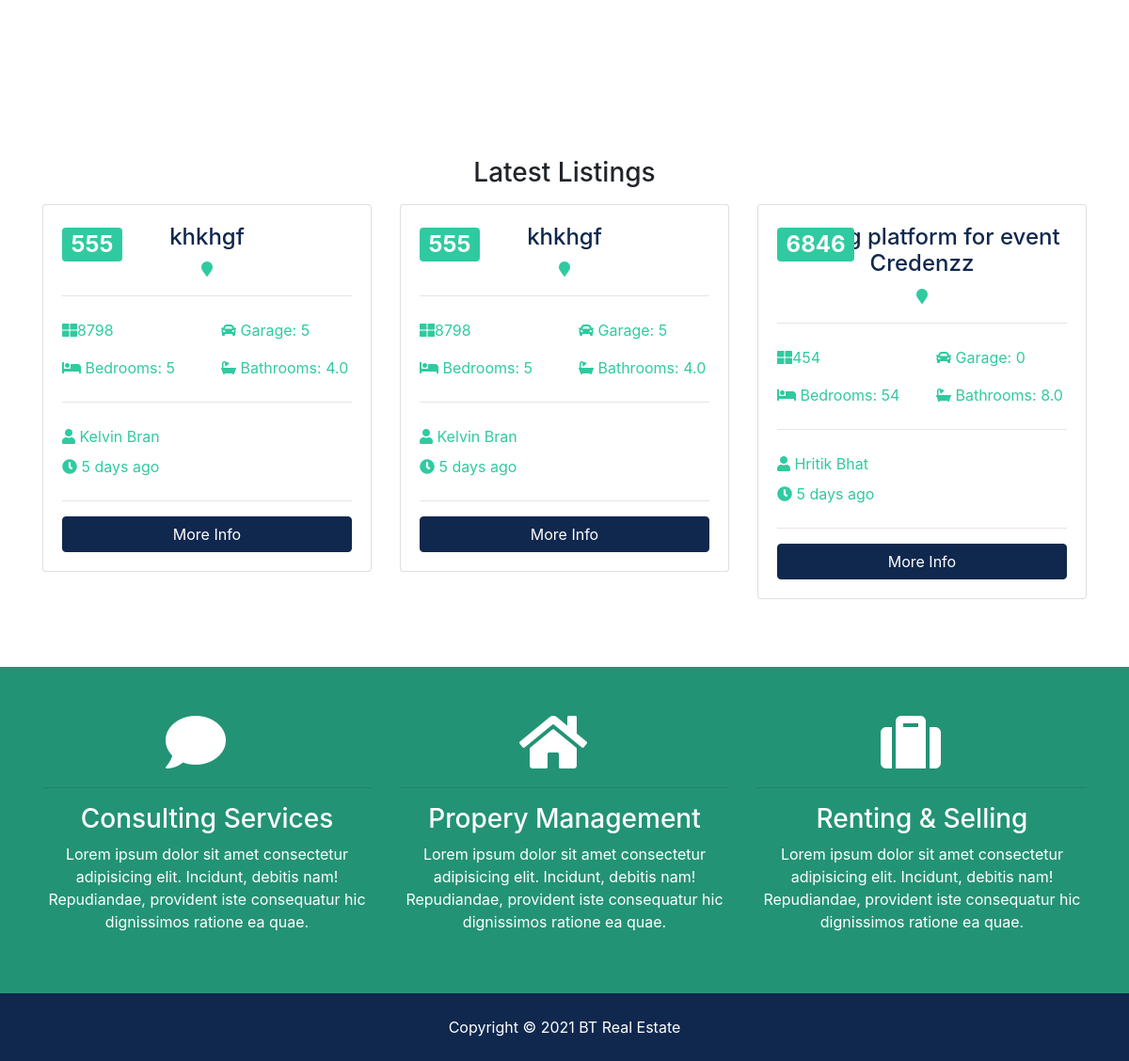
The app's page / (lower part), older data.
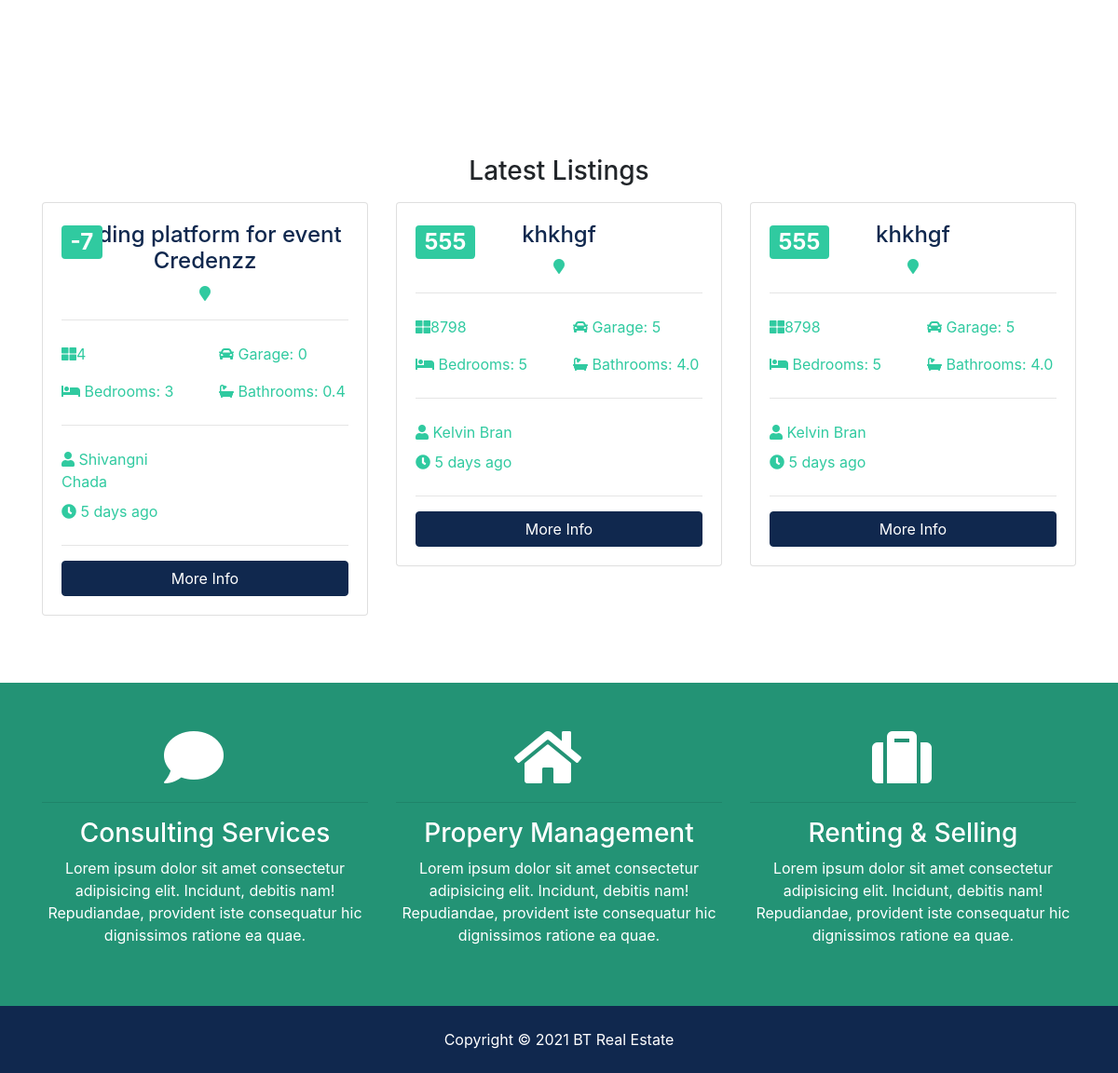
The same page, newer data.
### listings/models.py (models this page shows, shortened)
class Listings(models.Model):
    realtor=models.ForeignKey(Realtor,on_delete=models.DO_NOTHING)
    title=models.CharField(max_length=200)
    address=models.CharField(max_length=200)
    city=models.CharField(max_length=200)
    state=models.CharField(max_length=200)
    zipcode=models.CharField(max_length=200)
    description=models.CharField(max_length=200)
    price=models.IntegerField()
    bedrooms=models.IntegerField()
    bathrooms=models.DecimalField(max_digits=2, decimal_places=1)
    garage=models.IntegerField(default=0)
    sqft=models.IntegerField()
    lot_size=models.DecimalField(max_digits=5,decimal_places=1)
    photo_main=models.ImageField(upload_to='photos/%Y/%m/%d/')
    photo_1=models.ImageField(upload_to='photos/%Y/%m/%d/',blank=True)
    photo_2=models.ImageField(upload_to='photos/%Y/%m/%d/',blank=True)
    photo_3=models.ImageField(upload_to='photos/%Y/%m/%d/',blank=True)
    photo_4=models.ImageField(upload_to='photos/%Y/%m/%d/',blank=True)
    photo_5=models.ImageField(upload_to='photos/%Y/%m/%d/',blank=True)
    photo_6=models.ImageField(upload_to='photos/%Y/%m/%d/',blank=True)
    is_published=models.BooleanField(default=True)
    list_date=models.DateTimeField(default=datetime.now(),blank=True)

### realtors/models.py (models this page shows)
class Realtor(models.Model):
    name=models.CharField(max_length=200)
    photo=models.ImageField(upload_to='photos/%Y/%m/%d')
    description=models.TextField(blank=True)
    phone=models.CharField(max_length=20)
    email=models.CharField(max_length=50)
    is_mvp=models.BooleanField(default=False)
    hire_date=models.DateTimeField(default=datetime.now,blank=True)
    def __str__(self):
        return self.name

### pages/views.py (the view)
# urls.py: path('',views.index,name='listings'),
def index(request):
    list=Listings.objects.order_by('-list_date').filter(is_published=True)[:3]
    content={
        'liste':list
    }
    return  render(request,'pages/index.html',content)

### templates/pages/index.html (shortened to what this page needs)
{% extends 'base.html'%}
{% block content %}
<section id="showcase">
</section>
<section id="listings" class="py-5">
    <div class="container">
        <h3 class="text-center mb-3">Latest Listings</h3>
        <div class="row">
            {% if liste %}
            {% for list in liste %}
            <div class="col-md-6 col-lg-4 mb-4">
                <div class="card listing-preview">
                    <div class="card-img-overlay">
                        <h2>
                            <span class="badge badge-secondary text-white">{{list.price}}</span>
                        </h2>
                    </div>
                    <div class="card-body">
                        <div class="listing-heading text-center">
                            <h4 class="text-primary">{{list.title}}</h4>
                            <p>
                                <i class="fas fa-map-marker text-secondary"></i> </p>
                        </div>
                        <hr>
                        <div class="row py-2 text-secondary">
                            <div class="col-6">
                                <i class="fas fa-th-large"></i>{{list.sqft}}</div>
                            <div class="col-6">
                                <i class="fas fa-car"></i> Garage: {{list.garage}}</div>
                        </div>
                        <div class="row py-2 text-secondary">
                            <div class="col-6">
                                <i class="fas fa-bed"></i> Bedrooms: {{list.bedrooms}}</div>
                            <div class="col-6">
                                <i class="fas fa-bath"></i> Bathrooms: {{list.bathrooms}}</div>
                        </div>
                        <hr>
                        <div class="row py-2 text-secondary">
                            <div class="col-6">
                                <i class="fas fa-user"></i> {{list.realtor}}</div>
                        </div>
                        <div class="row text-secondary pb-2">
                            <div class="col-6">
                                <i class="fas fa-clock"></i> 5 days ago</div>
                        </div>
                        <hr>
                        <a href="listing.html" class="btn btn-primary btn-block">More Info</a>
                    </div>
                </div>
            </div>
            {% endfor %}
            {% else %}
              <div class="col-md-12">
                  <p>No Listings Available</p>
              </div>
            {% endif %}
        </div>
    </div>
</section>
<section id="services" class="py-5 bg-secondary text-white">
    <div class="container">
        <div class="row text-center">
            <div class="col-md-4">
                <i class="fas fa-comment fa-4x mr-4"></i>
                <hr>
                <h3>Consulting Services</h3>
                <p>Lorem ipsum dolor sit amet consectetur adipisicing elit. Incidunt, debitis nam! Repudiandae, provident iste consequatur
                    hic dignissimos ratione ea quae.</p>
            </div>
            <div class="col-md-4">
                <i class="fas fa-home fa-4x mr-4"></i>
                <hr>
                <h3>Propery Management</h3>
                <p>Lorem ipsum dolor sit amet consectetur adipisicing elit. Incidunt, debitis nam! Repudiandae, provident iste consequatur
                    hic dignissimos ratione ea quae.</p>
            </div>
            <div class="col-md-4">
                <i class="fas fa-suitcase fa-4x mr-4"></i>
                <hr>
                <h3>Renting & Selling</h3>
                <p>Lorem ipsum dolor sit amet consectetur adipisicing elit. Incidunt, debitis nam! Repudiandae, provident iste consequatur
                    hic dignissimos ratione ea quae.</p>
            </div>
        </div>
    </div>
</section>
{% endblock %}

### templates/base.html (shortened to what this page needs)
{% load static %}
<!DOCTYPE html>
<html lang="en">
<head>
    <link rel="stylesheet" href="{% static 'css/all.css' %}">
    <link rel="stylesheet" href="{% static 'css/bootstrap.css' %}">
    <link rel="stylesheet" href="{% static 'css/style.css' %}">
    <link rel="stylesheet" href="{% static 'css/lightbox.min.css' %}">
</head>
<body>
{% block content%}  {% endblock %}
{% include 'partials/_footer.html' %}
</body>
</html>

### templates/partials/_footer.html
<footer id="main-footer" class="py-4 bg-primary text-white text-center">
  Copyright &copy;
  <span class="year"></span> BT Real Estate
</footer>

### btre/static/css/all.css (style rules this page uses)
.fa, .fas, .far, .fal, .fab { -moz-osx-font-smoothing: grayscale; -webkit-font-smoothing: antialiased; display: inline-block; font-style: normal; font-variant: normal; text-rendering: auto; line-height: 1; }
.fa-4x { font-size: 4em; }
.fa-bath:before { content: "\f2cd"; }
.fa-bed:before { content: "\f236"; }
.fa-car:before { content: "\f1b9"; }
.fa-clock:before { content: "\f017"; }
.fa-comment:before { content: "\f075"; }
.fa-home:before { content: "\f015"; }
.fa-map-marker:before { content: "\f041"; }
.fa-suitcase:before { content: "\f0f2"; }
.fa-th-large:before { content: "\f009"; }
.fa-user:before { content: "\f007"; }
.fa, .fas { font-family: 'Font Awesome 5 Free'; font-weight: 900; }

### btre/static/css/style.css (style rules this page uses)
#showcase { background: url(../img/showcase.jpg) no-repeat top center fixed/cover; position: relative; min-height: 650px; color: #fff; padding-top: 6rem; }
#services { background: url(../img/building.jpg) no-repeat top center fixed/cover; min-height: 300px; position: relative; overflow: hidden; }
#services::before { content: ''; position: absolute; top: 0; left: 0; min-height: 100%; width: 100%; background: rgba(32, 134, 107, 0.8); }
.listing-preview a { position: relative; }

Row changes from the older to the newer data that the page shows:
no longer on this page (row unchanged): Listings: price "6846", title "Coding platform for event Credenzz", sqft "454", garage "0", bedrooms "54", bathrooms "8.0", realtor "Hritik Bhat"
added Listings: price "-7", title "Coding platform for event Credenzz", sqft "4", garage "0", bedrooms "3", bathrooms "0.4", realtor "Shivangni Chada"
